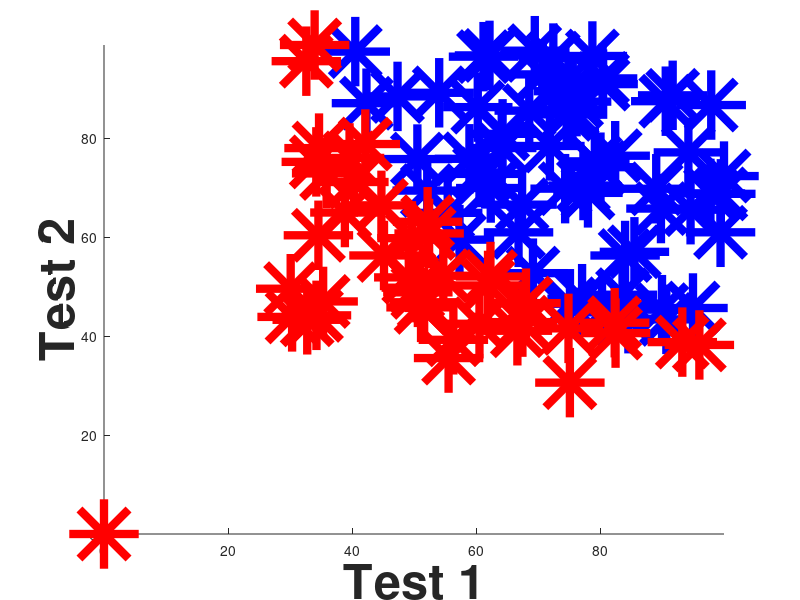

Source code (MATLAB): (Note: this script raises an error after producing the figure.)
clear;
for clc = 0:30
    disp(" ");
end


% ===== MAIN =====
data = csvread('test-score.csv');
dataMatrix = data(:,1:size(data,2)-1); % data Matrix
y = data(:,size(data,2));   % Y vector
coefficientVector = (zeros(size(dataMatrix,2),1)); % vector of zeros
clear data; % no need to keep data anymore
 
posClass = find(y==1); % get rows # that have y = 1
negClass = find(y==0); % get rows # that have y = 1

figure;hold on
p1=plot(dataMatrix(posClass,1), dataMatrix(posClass,2), 'b*');
p2=plot(dataMatrix(negClass,1), dataMatrix(negClass,2), 'r*');
set(p1, 'LineWidth' , 50);
set(p2, 'LineWidth' , 50);
axis tight;
xlabel('Test 1','FontSize',35,'FontWeight','bold');
ylabel('Test 2','FontSize',35,'FontWeight','bold');

% Start to do Logistic Regression
totalCost = cost_function(dataMatrix,coefficientVector,y);

% minimize cost using gradient descent

